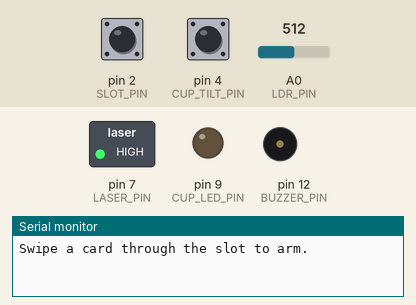
A sketch run on a simulated Arduino Uno, built with avr-gcc and run on an emulated ATmega328P. On the bench: switched loads named in the sketch (green lamp = pin HIGH), output pins drawn as LEDs (lit = HIGH), buzzer (waves = sounding, pin HIGH), the last lines printed to the serial monitor. Dashed ring = blinking. Inputs (shaded band) come from the test bench; at power-on: pin 2 (SLOT_PIN) HIGH, A0 (LDR_PIN) = 512, pin 4 (CUP_TILT_PIN) HIGH.

Above: at 1.3 s.
1.4 s: pin 2 (SLOT_PIN) driven LOW
At 4.21 s:
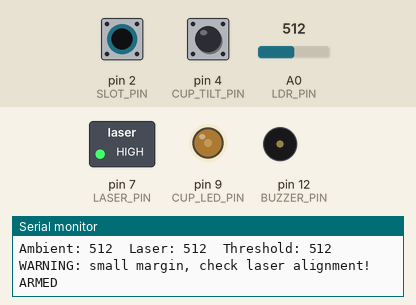
4.4 s: A0 (LDR_PIN) set to 526
At 4.75 s:
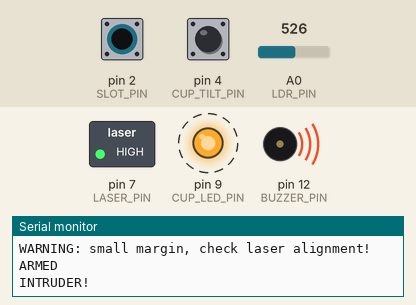
7.4 s: pin 2 (SLOT_PIN) pulsed HIGH 5 times (0.12 s each, 0.3 s apart)
At 7.67 s:
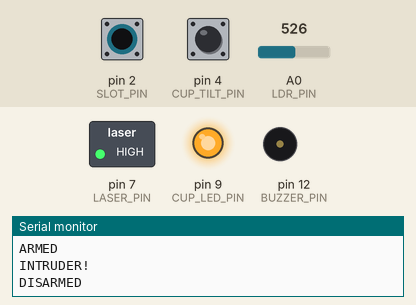
10.4 s: A0 (LDR_PIN) set to 716
At 10.75 s:
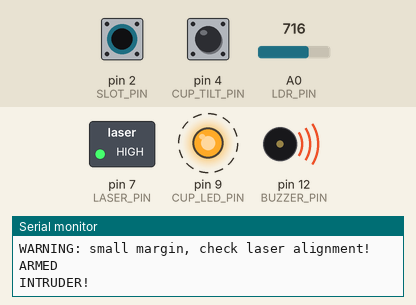
13.4 s: pin 4 (CUP_TILT_PIN) pulled LOW for 0.15 s
16.4 s: pin 4 (CUP_TILT_PIN) pulled LOW for 1 s
Timing chart, 0 to 20.4 s (numbered marks = the images above; inputs shaded):
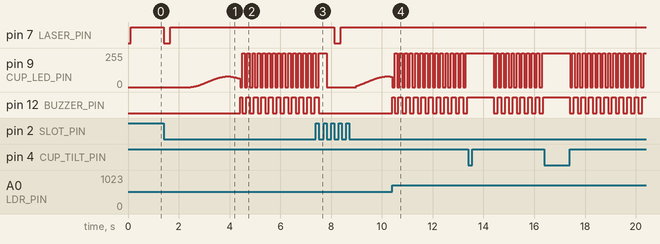

The sketch:

E05_LaserTripwire.ino
```cpp
// ChinarSoft - Arduino Sensor Kit, Episode 5
// Laser (KY-008), Photoresistor (KY-018), Light interrupter (KY-010), Magic cup (KY-027)
// Project: Laser tripwire alarm
//   - Laser shines on the photoresistor across a doorway
//   - Swipe a card through the KY-010 slot to arm / disarm
//   - Magic cup LED shows the state, tilt the cup to silence the alarm
//
// Wiring (Arduino Uno):
//   KY-008 laser     S -> D7  | - -> GND          (middle pin not connected on most boards)
//   KY-018 LDR       S -> A0  | middle -> 5V | - -> GND
//   KY-010 slot      S -> D2  | middle -> 5V | - -> GND
//   KY-027 magic cup L -> D9 (PWM LED) | S -> D4 (tilt) | + -> 5V | G -> GND
//   Active buzzer    S -> D12 | - -> GND

const int LASER_PIN   = 7;
const int LDR_PIN     = A0;
const int SLOT_PIN    = 2;
const int CUP_LED_PIN = 9;
const int CUP_TILT_PIN = 4;
const int BUZZER_PIN  = 12;

int threshold = 512;
bool laserIsHigh = true;          // does the laser make the reading go UP?
int slotIdle;
int cupIdle;
bool armed = false;
bool alarmOn = false;

int averageLdr(int samples) {
  long sum = 0;
  for (int i = 0; i < samples; i++) { sum += analogRead(LDR_PIN); delay(2); }
  return sum / samples;
}

// Measure with laser off and on, put the threshold in the middle
void calibrate() {
  digitalWrite(LASER_PIN, LOW);
  delay(200);
  int dark = averageLdr(32);
  digitalWrite(LASER_PIN, HIGH);
  delay(200);
  int lit = averageLdr(32);
  threshold = (dark + lit) / 2;
  laserIsHigh = lit > dark;        // KY-018 boards differ in direction
  Serial.print("Ambient: "); Serial.print(dark);
  Serial.print("  Laser: ");  Serial.print(lit);
  Serial.print("  Threshold: "); Serial.println(threshold);
  if (abs(lit - dark) < 100) Serial.println("WARNING: small margin, check laser alignment!");
}

bool beamBroken() {
  int v = analogRead(LDR_PIN);
  return laserIsHigh ? (v < threshold) : (v > threshold);
}

void setArmed(bool a) {
  armed = a;
  alarmOn = false;
  digitalWrite(BUZZER_PIN, LOW);
  if (armed) calibrate();
  Serial.println(armed ? "ARMED" : "DISARMED");
}

void setup() {
  Serial.begin(9600);
  pinMode(LASER_PIN, OUTPUT);
  pinMode(SLOT_PIN, INPUT);
  pinMode(CUP_LED_PIN, OUTPUT);
  pinMode(CUP_TILT_PIN, INPUT);
  pinMode(BUZZER_PIN, OUTPUT);
  delay(100);
  slotIdle = digitalRead(SLOT_PIN);
  cupIdle = digitalRead(CUP_TILT_PIN);
  digitalWrite(LASER_PIN, HIGH);
  Serial.println("Swipe a card through the slot to arm.");
}

void loop() {
  // 1) Card swipe through the KY-010 slot toggles armed state
  static int lastSlot = slotIdle;
  int slot = digitalRead(SLOT_PIN);
  if (slot != slotIdle && lastSlot == slotIdle) {
    setArmed(!armed);
    delay(300);                       // simple debounce for the card edge
  }
  lastSlot = slot;

  // 2) Beam check (needs 3 broken readings in a row = no false alarm from flicker)
  static int brokenCount = 0;
  if (armed && !alarmOn) {
    brokenCount = beamBroken() ? brokenCount + 1 : 0;
    if (brokenCount >= 3) {
      alarmOn = true;
      Serial.println("INTRUDER!");
    }
  }

  // 3) Tilt the magic cup to silence
  if (alarmOn && digitalRead(CUP_TILT_PIN) != cupIdle) {
    alarmOn = false;
    Serial.println("Alarm silenced (still armed)");
    delay(1000);
  }

  // 4) Outputs: buzzer pulses, cup LED = off / slow glow / fast blink
  digitalWrite(BUZZER_PIN, alarmOn && (millis() / 150) % 2);
  int glow;
  if (alarmOn) glow = (millis() / 100) % 2 ? 255 : 0;
  else if (armed) glow = 40 + 40 * sin(millis() / 500.0);
  else glow = 0;
  analogWrite(CUP_LED_PIN, glow);

  delay(5);
}
```

Measured:
- the behaviour switches between 512 and 513 on A0 (LDR_PIN) (found by bisection; images 1 and 2)
- after the input at 1.4 s, pin 7 (LASER_PIN): HIGH → LOW at once, → HIGH 0.27 s later; pin 9 (CUP_LED_PIN): rises from 0/255 to 79/255 in 1.3 s, then falls to 63/255 in 0.58 s
- after the input at 4.4 s, pin 12 (BUZZER_PIN): alternates HIGH for 0.15 s and LOW for 0.15 s, starting at once
- after the input at 7.4 s, pin 7 (LASER_PIN): HIGH → LOW after 0.72 s, → HIGH 0.27 s later; pin 12 (BUZZER_PIN): goes on until 7.5 s, then stays LOW
- after the input at 10.4 s, pin 12 (BUZZER_PIN): alternates HIGH for 0.15 s and LOW for 0.15 s, starting at once
